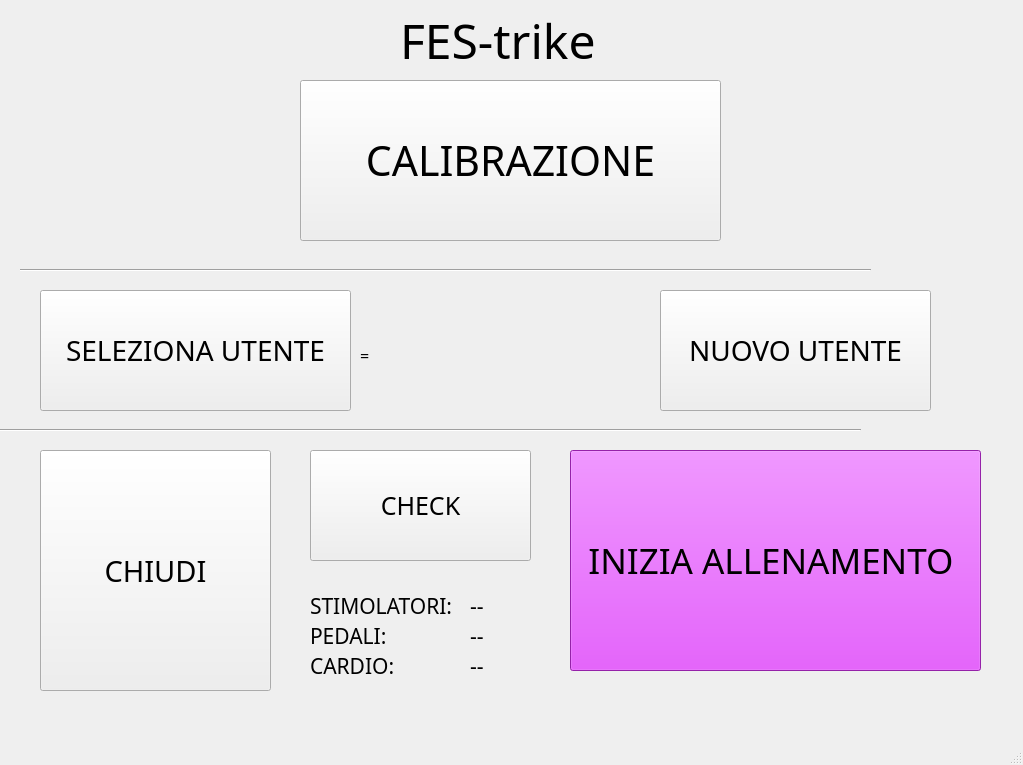
<?xml version="1.0" encoding="UTF-8"?>
<ui version="4.0">
 <class>MainWindow</class>
 <widget class="QMainWindow" name="MainWindow">
  <property name="geometry">
   <rect>
    <x>0</x>
    <y>0</y>
    <width>1023</width>
    <height>765</height>
   </rect>
  </property>
  <property name="windowTitle">
   <string>MainWindow</string>
  </property>
  <widget class="QWidget" name="centralwidget">
   <widget class="QPushButton" name="closeButton">
    <property name="geometry">
     <rect>
      <x>40</x>
      <y>450</y>
      <width>231</width>
      <height>241</height>
     </rect>
    </property>
    <property name="font">
     <font>
      <family>Droid Sans Fallback</family>
      <pointsize>22</pointsize>
      <italic>false</italic>
     </font>
    </property>
    <property name="text">
     <string>CHIUDI</string>
    </property>
   </widget>
   <widget class="QPushButton" name="Start">
    <property name="geometry">
     <rect>
      <x>570</x>
      <y>450</y>
      <width>411</width>
      <height>221</height>
     </rect>
    </property>
    <property name="palette">
     <palette>
      <active>
       <colorrole role="WindowText">
        <brush brushstyle="SolidPattern">
         <color alpha="255">
          <red>0</red>
          <green>0</green>
          <blue>0</blue>
         </color>
        </brush>
       </colorrole>
       <colorrole role="Button">
        <brush brushstyle="SolidPattern">
         <color alpha="255">
          <red>209</red>
          <green>47</green>
          <blue>237</blue>
         </color>
        </brush>
       </colorrole>
       <colorrole role="Light">
        <brush brushstyle="SolidPattern">
         <color alpha="255">
          <red>240</red>
          <green>151</green>
          <blue>255</blue>
         </color>
        </brush>
       </colorrole>
       <colorrole role="Midlight">
        <brush brushstyle="SolidPattern">
         <color alpha="255">
          <red>224</red>
          <green>99</green>
          <blue>246</blue>
         </color>
        </brush>
       </colorrole>
       <colorrole role="Dark">
        <brush brushstyle="SolidPattern">
         <color alpha="255">
          <red>104</red>
          <green>23</green>
          <blue>118</blue>
         </color>
        </brush>
       </colorrole>
       <colorrole role="Mid">
        <brush brushstyle="SolidPattern">
         <color alpha="255">
          <red>139</red>
          <green>31</green>
          <blue>158</blue>
         </color>
        </brush>
       </colorrole>
       <colorrole role="Text">
        <brush brushstyle="SolidPattern">
         <color alpha="255">
          <red>0</red>
          <green>0</green>
          <blue>0</blue>
         </color>
        </brush>
       </colorrole>
       <colorrole role="BrightText">
        <brush brushstyle="SolidPattern">
         <color alpha="255">
          <red>255</red>
          <green>255</green>
          <blue>255</blue>
         </color>
        </brush>
       </colorrole>
       <colorrole role="ButtonText">
        <brush brushstyle="SolidPattern">
         <color alpha="255">
          <red>0</red>
          <green>0</green>
          <blue>0</blue>
         </color>
        </brush>
       </colorrole>
       <colorrole role="Base">
        <brush brushstyle="SolidPattern">
         <color alpha="255">
          <red>255</red>
          <green>255</green>
          <blue>255</blue>
         </color>
        </brush>
       </colorrole>
       <colorrole role="Window">
        <brush brushstyle="SolidPattern">
         <color alpha="255">
          <red>209</red>
          <green>47</green>
          <blue>237</blue>
         </color>
        </brush>
       </colorrole>
       <colorrole role="Shadow">
        <brush brushstyle="SolidPattern">
         <color alpha="255">
          <red>0</red>
          <green>0</green>
          <blue>0</blue>
         </color>
        </brush>
       </colorrole>
       <colorrole role="AlternateBase">
        <brush brushstyle="SolidPattern">
         <color alpha="255">
          <red>232</red>
          <green>151</green>
          <blue>246</blue>
         </color>
        </brush>
       </colorrole>
       <colorrole role="ToolTipBase">
        <brush brushstyle="SolidPattern">
         <color alpha="255">
          <red>255</red>
          <green>255</green>
          <blue>220</blue>
         </color>
        </brush>
       </colorrole>
       <colorrole role="ToolTipText">
        <brush brushstyle="SolidPattern">
         <color alpha="255">
          <red>0</red>
          <green>0</green>
          <blue>0</blue>
         </color>
        </brush>
       </colorrole>
      </active>
      <inactive>
       <colorrole role="WindowText">
        <brush brushstyle="SolidPattern">
         <color alpha="255">
          <red>0</red>
          <green>0</green>
          <blue>0</blue>
         </color>
        </brush>
       </colorrole>
       <colorrole role="Button">
        <brush brushstyle="SolidPattern">
         <color alpha="255">
          <red>209</red>
          <green>47</green>
          <blue>237</blue>
         </color>
        </brush>
       </colorrole>
       <colorrole role="Light">
        <brush brushstyle="SolidPattern">
         <color alpha="255">
          <red>240</red>
          <green>151</green>
          <blue>255</blue>
         </color>
        </brush>
       </colorrole>
       <colorrole role="Midlight">
        <brush brushstyle="SolidPattern">
         <color alpha="255">
          <red>224</red>
          <green>99</green>
          <blue>246</blue>
         </color>
        </brush>
       </colorrole>
       <colorrole role="Dark">
        <brush brushstyle="SolidPattern">
         <color alpha="255">
          <red>104</red>
          <green>23</green>
          <blue>118</blue>
         </color>
        </brush>
       </colorrole>
       <colorrole role="Mid">
        <brush brushstyle="SolidPattern">
         <color alpha="255">
          <red>139</red>
          <green>31</green>
          <blue>158</blue>
         </color>
        </brush>
       </colorrole>
       <colorrole role="Text">
        <brush brushstyle="SolidPattern">
         <color alpha="255">
          <red>0</red>
          <green>0</green>
          <blue>0</blue>
         </color>
        </brush>
       </colorrole>
       <colorrole role="BrightText">
        <brush brushstyle="SolidPattern">
         <color alpha="255">
          <red>255</red>
          <green>255</green>
          <blue>255</blue>
         </color>
        </brush>
       </colorrole>
       <colorrole role="ButtonText">
        <brush brushstyle="SolidPattern">
         <color alpha="255">
          <red>0</red>
          <green>0</green>
          <blue>0</blue>
         </color>
        </brush>
       </colorrole>
       <colorrole role="Base">
        <brush brushstyle="SolidPattern">
         <color alpha="255">
          <red>255</red>
          <green>255</green>
          <blue>255</blue>
         </color>
        </brush>
       </colorrole>
       <colorrole role="Window">
        <brush brushstyle="SolidPattern">
         <color alpha="255">
          <red>209</red>
          <green>47</green>
          <blue>237</blue>
         </color>
        </brush>
       </colorrole>
       <colorrole role="Shadow">
        <brush brushstyle="SolidPattern">
         <color alpha="255">
          <red>0</red>
          <green>0</green>
          <blue>0</blue>
         </color>
        </brush>
       </colorrole>
       <colorrole role="AlternateBase">
        <brush brushstyle="SolidPattern">
         <color alpha="255">
          <red>232</red>
          <green>151</green>
          <blue>246</blue>
         </color>
        </brush>
       </colorrole>
       <colorrole role="ToolTipBase">
        <brush brushstyle="SolidPattern">
         <color alpha="255">
          <red>255</red>
          <green>255</green>
          <blue>220</blue>
         </color>
        </brush>
       </colorrole>
       <colorrole role="ToolTipText">
        <brush brushstyle="SolidPattern">
         <color alpha="255">
          <red>0</red>
          <green>0</green>
          <blue>0</blue>
         </color>
        </brush>
       </colorrole>
      </inactive>
      <disabled>
       <colorrole role="WindowText">
        <brush brushstyle="SolidPattern">
         <color alpha="255">
          <red>104</red>
          <green>23</green>
          <blue>118</blue>
         </color>
        </brush>
       </colorrole>
       <colorrole role="Button">
        <brush brushstyle="SolidPattern">
         <color alpha="255">
          <red>209</red>
          <green>47</green>
          <blue>237</blue>
         </color>
        </brush>
       </colorrole>
       <colorrole role="Light">
        <brush brushstyle="SolidPattern">
         <color alpha="255">
          <red>240</red>
          <green>151</green>
          <blue>255</blue>
         </color>
        </brush>
       </colorrole>
       <colorrole role="Midlight">
        <brush brushstyle="SolidPattern">
         <color alpha="255">
          <red>224</red>
          <green>99</green>
          <blue>246</blue>
         </color>
        </brush>
       </colorrole>
       <colorrole role="Dark">
        <brush brushstyle="SolidPattern">
         <color alpha="255">
          <red>104</red>
          <green>23</green>
          <blue>118</blue>
         </color>
        </brush>
       </colorrole>
       <colorrole role="Mid">
        <brush brushstyle="SolidPattern">
         <color alpha="255">
          <red>139</red>
          <green>31</green>
          <blue>158</blue>
         </color>
        </brush>
       </colorrole>
       <colorrole role="Text">
        <brush brushstyle="SolidPattern">
         <color alpha="255">
          <red>104</red>
          <green>23</green>
          <blue>118</blue>
         </color>
        </brush>
       </colorrole>
       <colorrole role="BrightText">
        <brush brushstyle="SolidPattern">
         <color alpha="255">
          <red>255</red>
          <green>255</green>
          <blue>255</blue>
         </color>
        </brush>
       </colorrole>
       <colorrole role="ButtonText">
        <brush brushstyle="SolidPattern">
         <color alpha="255">
          <red>104</red>
          <green>23</green>
          <blue>118</blue>
         </color>
        </brush>
       </colorrole>
       <colorrole role="Base">
        <brush brushstyle="SolidPattern">
         <color alpha="255">
          <red>209</red>
          <green>47</green>
          <blue>237</blue>
         </color>
        </brush>
       </colorrole>
       <colorrole role="Window">
        <brush brushstyle="SolidPattern">
         <color alpha="255">
          <red>209</red>
          <green>47</green>
          <blue>237</blue>
         </color>
        </brush>
       </colorrole>
       <colorrole role="Shadow">
        <brush brushstyle="SolidPattern">
         <color alpha="255">
          <red>0</red>
          <green>0</green>
          <blue>0</blue>
         </color>
        </brush>
       </colorrole>
       <colorrole role="AlternateBase">
        <brush brushstyle="SolidPattern">
         <color alpha="255">
          <red>209</red>
          <green>47</green>
          <blue>237</blue>
         </color>
        </brush>
       </colorrole>
       <colorrole role="ToolTipBase">
        <brush brushstyle="SolidPattern">
         <color alpha="255">
          <red>255</red>
          <green>255</green>
          <blue>220</blue>
         </color>
        </brush>
       </colorrole>
       <colorrole role="ToolTipText">
        <brush brushstyle="SolidPattern">
         <color alpha="255">
          <red>0</red>
          <green>0</green>
          <blue>0</blue>
         </color>
        </brush>
       </colorrole>
      </disabled>
     </palette>
    </property>
    <property name="font">
     <font>
      <family>Droid Sans Fallback</family>
      <pointsize>26</pointsize>
     </font>
    </property>
    <property name="text">
     <string>INIZIA ALLENAMENTO </string>
    </property>
   </widget>
   <widget class="QPushButton" name="Calibration">
    <property name="geometry">
     <rect>
      <x>300</x>
      <y>80</y>
      <width>421</width>
      <height>161</height>
     </rect>
    </property>
    <property name="font">
     <font>
      <family>Droid Sans Fallback</family>
      <pointsize>31</pointsize>
      <italic>false</italic>
     </font>
    </property>
    <property name="text">
     <string>CALIBRAZIONE</string>
    </property>
   </widget>
   <widget class="QPushButton" name="User">
    <property name="geometry">
     <rect>
      <x>660</x>
      <y>290</y>
      <width>271</width>
      <height>121</height>
     </rect>
    </property>
    <property name="font">
     <font>
      <family>Droid Sans Fallback</family>
      <pointsize>21</pointsize>
      <italic>false</italic>
     </font>
    </property>
    <property name="text">
     <string>NUOVO UTENTE</string>
    </property>
   </widget>
   <widget class="Line" name="line">
    <property name="geometry">
     <rect>
      <x>20</x>
      <y>260</y>
      <width>851</width>
      <height>20</height>
     </rect>
    </property>
    <property name="orientation">
     <enum>Qt::Horizontal</enum>
    </property>
   </widget>
   <widget class="QLabel" name="label">
    <property name="geometry">
     <rect>
      <x>400</x>
      <y>-10</y>
      <width>301</width>
      <height>101</height>
     </rect>
    </property>
    <property name="font">
     <font>
      <family>Droid Sans Fallback</family>
      <pointsize>36</pointsize>
      <italic>false</italic>
     </font>
    </property>
    <property name="text">
     <string>FES-trike</string>
    </property>
   </widget>
   <widget class="Line" name="line_2">
    <property name="geometry">
     <rect>
      <x>0</x>
      <y>420</y>
      <width>861</width>
      <height>20</height>
     </rect>
    </property>
    <property name="orientation">
     <enum>Qt::Horizontal</enum>
    </property>
   </widget>
   <widget class="QPushButton" name="User_2">
    <property name="geometry">
     <rect>
      <x>40</x>
      <y>290</y>
      <width>311</width>
      <height>121</height>
     </rect>
    </property>
    <property name="font">
     <font>
      <family>Droid Sans Fallback</family>
      <pointsize>21</pointsize>
      <italic>false</italic>
     </font>
    </property>
    <property name="text">
     <string>SELEZIONA UTENTE</string>
    </property>
   </widget>
   <widget class="QLabel" name="namefile">
    <property name="enabled">
     <bool>false</bool>
    </property>
    <property name="geometry">
     <rect>
      <x>360</x>
      <y>340</y>
      <width>271</width>
      <height>31</height>
     </rect>
    </property>
    <property name="font">
     <font>
      <family>Waree</family>
      <pointsize>9</pointsize>
     </font>
    </property>
    <property name="text">
     <string>&lt;html&gt;&lt;head/&gt;&lt;body&gt;&lt;p&gt;&lt;span style=&quot; font-size:12pt; color:#000000;&quot;&gt;= &lt;/span&gt;&lt;/p&gt;&lt;/body&gt;&lt;/html&gt;</string>
    </property>
   </widget>
   <widget class="QLabel" name="label_2">
    <property name="geometry">
     <rect>
      <x>310</x>
      <y>580</y>
      <width>151</width>
      <height>51</height>
     </rect>
    </property>
    <property name="font">
     <font>
      <family>Droid Sans Fallback</family>
      <pointsize>16</pointsize>
      <weight>50</weight>
      <bold>false</bold>
     </font>
    </property>
    <property name="text">
     <string>STIMOLATORI:</string>
    </property>
   </widget>
   <widget class="QLabel" name="label_okstim">
    <property name="geometry">
     <rect>
      <x>470</x>
      <y>580</y>
      <width>91</width>
      <height>51</height>
     </rect>
    </property>
    <property name="font">
     <font>
      <family>Droid Sans Fallback</family>
      <pointsize>16</pointsize>
      <weight>50</weight>
      <bold>false</bold>
     </font>
    </property>
    <property name="text">
     <string>--</string>
    </property>
   </widget>
   <widget class="QLabel" name="label_3">
    <property name="geometry">
     <rect>
      <x>310</x>
      <y>610</y>
      <width>121</width>
      <height>51</height>
     </rect>
    </property>
    <property name="font">
     <font>
      <family>Droid Sans Fallback</family>
      <pointsize>16</pointsize>
      <weight>50</weight>
      <bold>false</bold>
     </font>
    </property>
    <property name="text">
     <string>PEDALI:</string>
    </property>
   </widget>
   <widget class="QLabel" name="label_okpedal">
    <property name="geometry">
     <rect>
      <x>470</x>
      <y>610</y>
      <width>81</width>
      <height>51</height>
     </rect>
    </property>
    <property name="font">
     <font>
      <family>Droid Sans Fallback</family>
      <pointsize>16</pointsize>
      <weight>50</weight>
      <bold>false</bold>
     </font>
    </property>
    <property name="text">
     <string>--</string>
    </property>
   </widget>
   <widget class="QLabel" name="label_4">
    <property name="geometry">
     <rect>
      <x>310</x>
      <y>640</y>
      <width>121</width>
      <height>51</height>
     </rect>
    </property>
    <property name="font">
     <font>
      <family>Droid Sans Fallback</family>
      <pointsize>16</pointsize>
      <weight>50</weight>
      <bold>false</bold>
     </font>
    </property>
    <property name="text">
     <string>CARDIO:</string>
    </property>
   </widget>
   <widget class="QLabel" name="label_okcardio">
    <property name="geometry">
     <rect>
      <x>470</x>
      <y>640</y>
      <width>91</width>
      <height>51</height>
     </rect>
    </property>
    <property name="font">
     <font>
      <family>Droid Sans Fallback</family>
      <pointsize>16</pointsize>
      <weight>50</weight>
      <bold>false</bold>
     </font>
    </property>
    <property name="text">
     <string>--</string>
    </property>
   </widget>
   <widget class="QPushButton" name="pushButton">
    <property name="geometry">
     <rect>
      <x>310</x>
      <y>450</y>
      <width>221</width>
      <height>111</height>
     </rect>
    </property>
    <property name="font">
     <font>
      <family>Droid Sans Fallback</family>
      <pointsize>19</pointsize>
     </font>
    </property>
    <property name="text">
     <string>CHECK</string>
    </property>
   </widget>
  </widget>
  <widget class="QMenuBar" name="menubar">
   <property name="geometry">
    <rect>
     <x>0</x>
     <y>0</y>
     <width>1023</width>
     <height>28</height>
    </rect>
   </property>
  </widget>
  <widget class="QStatusBar" name="statusbar"/>
 </widget>
 <resources/>
 <connections/>
</ui>
